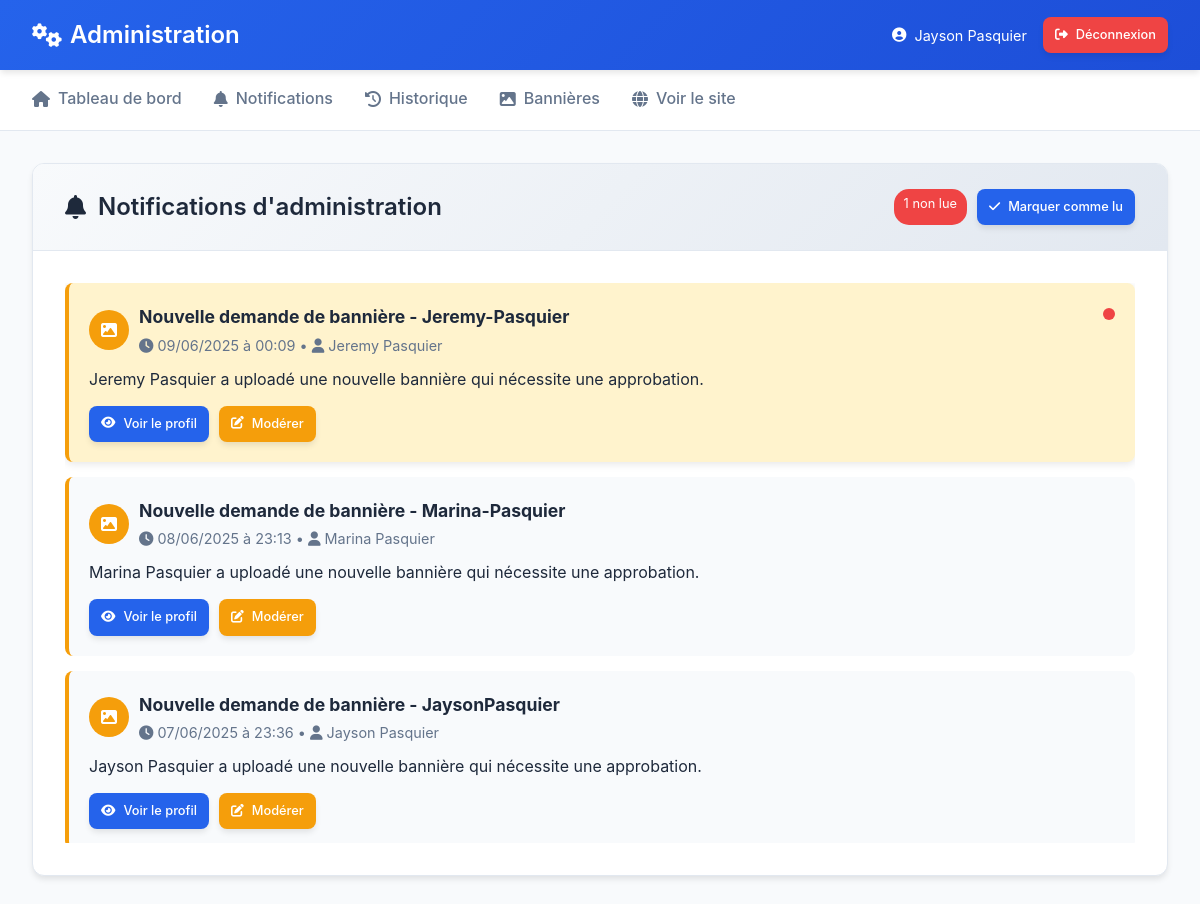
Before: /custom-admin/notifications/ (signed in) with the older database file.
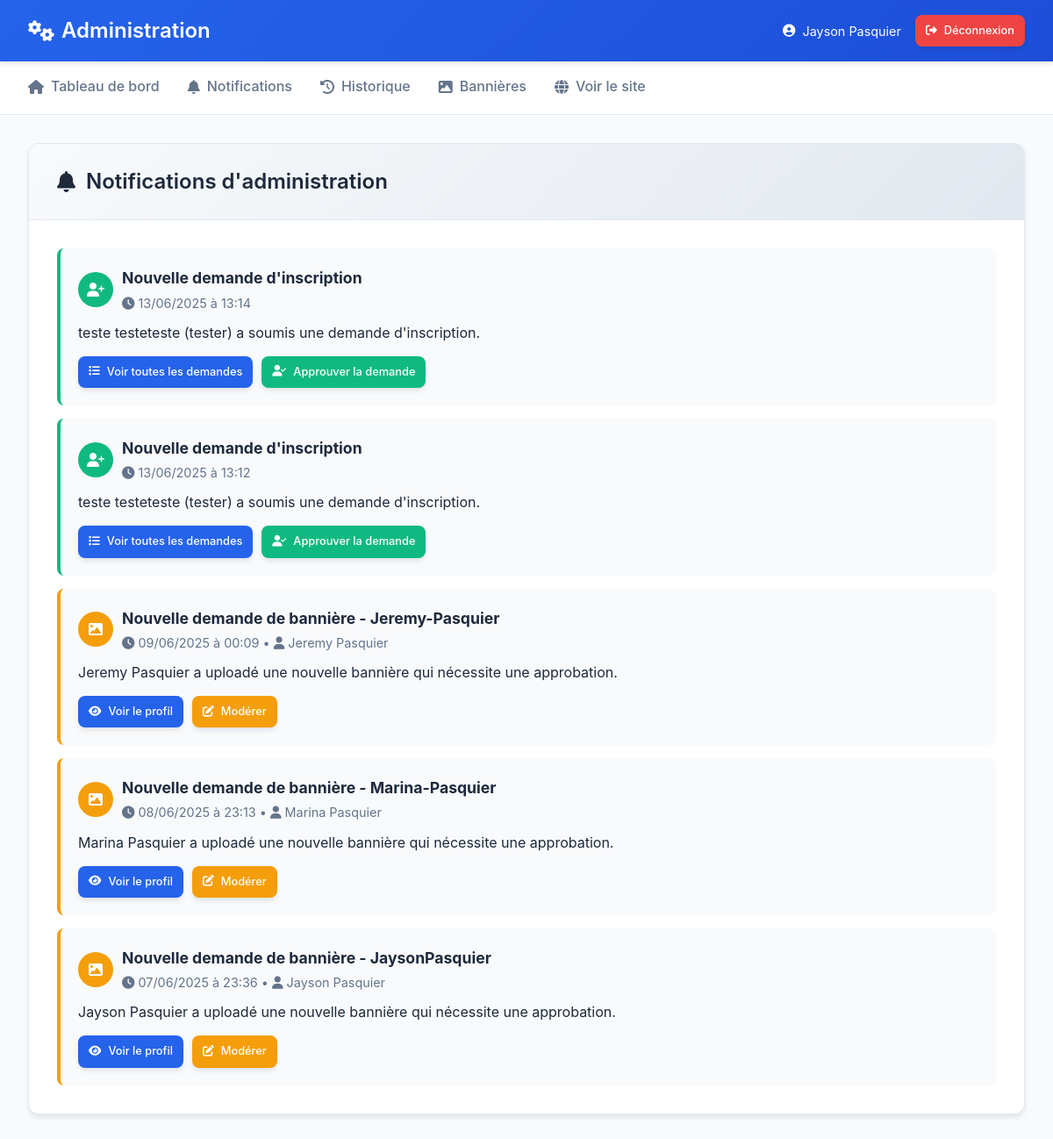
After: the same page with the newer database file.
### admin_custom/models.py (models this page shows, shortened)
class AdminNotification(models.Model):
    NOTIFICATION_TYPES = [
        ('user_action', 'Action utilisateur'),
        ('system_alert', 'Alerte système'),
        ('banner_request', 'Demande de bannière'),
        ('user_registration', 'Inscription utilisateur'),
        ('profile_change', 'Modification de profil'),
        ('content_moderation', 'Modération de contenu'),
    ]
    type = models.CharField(max_length=50, choices=NOTIFICATION_TYPES)
    title = models.CharField(max_length=200)
    message = models.TextField()
    user = models.ForeignKey(User, on_delete=models.SET_NULL, null=True, blank=True)
    content_type = models.ForeignKey(ContentType, on_delete=models.CASCADE, null=True, blank=True)
    object_id = models.CharField(max_length=255, null=True, blank=True)
    content_object = GenericForeignKey('content_type', 'object_id')
    is_read = models.BooleanField(default=False)
    created_at = models.DateTimeField(auto_now_add=True)
    class Meta:
        ordering = ['-created_at']

### admin_custom/views.py (the view)
# urls.py: path('notifications/', views.admin_notifications, name='admin_notifications'),
@user_passes_test(is_admin)
def admin_notifications(request):
    notifications = AdminNotification.objects.all().order_by('-created_at')[:50]
    if request.GET.get('mark_read'):
        AdminNotification.objects.filter(is_read=False).update(is_read=True)
        messages.success(request, 'Toutes les notifications ont été marquées comme lues.')
        return redirect('admin_notifications')
    unread_count = AdminNotification.objects.filter(is_read=False).count()
    context = {
        'notifications': notifications,
        'unread_count': unread_count,
        'title': 'Notifications'
    }
    return render(request, 'admin_custom/notifications.html', context)

### admin_custom/views.py (called while the page is built)
def is_admin(user):
    return user.is_authenticated and (user.is_staff or user.is_superuser)

### core/context_processors.py (called while the page is built)
def club_info(request):
    try:
        info = ClubInfo.objects.first()
    except:
        info = None
    return {'global_club_info': info}

### templates/admin_custom/notifications.html (shortened to what this page needs)
{% extends 'admin_custom/base.html' %}
{% block content %}
<div class="admin-card">
    <div class="admin-card-header">
        <h2>
            <i class="fas fa-bell"></i>
            Notifications d'administration
        </h2>
        <div style="display: flex; gap: 10px;">
            {% if unread_count > 0 %}
                <span style="background: var(--danger-color); color: white; padding: 5px 10px; border-radius: 15px; font-size: 0.8rem;">
                    {{ unread_count }} non lue{{ unread_count|pluralize }}
                </span>
                <a href="?mark_read=1" class="btn btn-primary btn-sm">
                    <i class="fas fa-check"></i>
                    Marquer comme lu
                </a>
            {% endif %}
        </div>
    </div>
    <div class="admin-card-body">
        {% if notifications %}
            <div class="notifications-list">
                {% for notification in notifications %}
                    <div class="notification-item {% if not notification.is_read %}unread{% endif %}"
                         style="background: {% if notification.is_read %}var(--light-bg){% else %}#fff3cd{% endif %};
                                border-left: 4px solid {% if notification.type == 'banner_request' %}var(--warning-color){% elif notification.type == 'user_registration' %}var(--success-color){% elif notification.type == 'profile_change' %}var(--primary-color){% else %}var(--secondary-color){% endif %};
                                padding: 20px;
                                margin-bottom: 15px;
                                border-radius: 8px;">
                        <div style="display: flex; justify-content: between; align-items: flex-start; gap: 15px;">
                            <div style="flex-grow: 1;">
                                <div style="display: flex; align-items: center; gap: 10px; margin-bottom: 10px;">
                                    <div style="width: 40px; height: 40px; border-radius: 50%; display: flex; align-items: center; justify-content: center;
                                                background: {% if notification.type == 'banner_request' %}var(--warning-color){% elif notification.type == 'user_registration' %}var(--success-color){% elif notification.type == 'profile_change' %}var(--primary-color){% else %}var(--secondary-color){% endif %};
                                                color: white;">
                                        {% if notification.type == 'banner_request' %}
                                            <i class="fas fa-image"></i>
                                        {% elif notification.type == 'user_registration' %}
                                            <i class="fas fa-user-plus"></i>
                                        {% elif notification.type == 'profile_change' %}
                                            <i class="fas fa-user-edit"></i>
                                        {% else %}
                                            <i class="fas fa-bell"></i>
                                        {% endif %}
                                    </div>
                                    <div>
                                        <h4 style="margin: 0; font-size: 1.1rem; color: var(--text-primary);">
                                            {{ notification.title }}
                                        </h4>
                                        <div style="font-size: 0.9rem; color: var(--text-secondary); margin-top: 2px;">
                                            <i class="fas fa-clock"></i>
                                            {{ notification.created_at|date:"d/m/Y à H:i" }}
                                            {% if notification.user %}
                                                • <i class="fas fa-user"></i> {{ notification.user.get_full_name|default:notification.user.username }}
                                            {% endif %}
                                        </div>
                                    </div>
                                </div>
                                <p style="margin: 0 0 15px; color: var(--text-primary); line-height: 1.5;">
                                    {{ notification.message }}
                                </p>
                                {% if notification.type == 'banner_request' and notification.user %}
                                    <div style="display: flex; gap: 10px; margin-top: 15px;">
                                        <a href="{% url 'user_profile' notification.user.username %}"
                                           class="btn btn-primary btn-sm">
                                            <i class="fas fa-eye"></i>
                                            Voir le profil
                                        </a>
                                        {% if notification.content_object %}
                                            <a href="{% url 'admin_model_edit' app_name='accounts' model_name='UserProfile' pk=notification.content_object.pk %}"
                                               class="btn btn-warning btn-sm">
                                                <i class="fas fa-edit"></i>
                                                Modérer
                                            </a>
                                        {% endif %}
                                    </div>
                                {% elif notification.type == 'user_registration' and notification.content_object %}
                                    <div style="display: flex; gap: 10px; margin-top: 15px;">
                                        <a href="{% url 'admin_model_list' app_name='accounts' model_name='SignupRequest' %}"
                                           class="btn btn-primary btn-sm">
                                            <i class="fas fa-list"></i>
                                            Voir toutes les demandes
                                        </a>
                                        <a href="{% url 'admin_model_edit' app_name='accounts' model_name='SignupRequest' pk=notification.content_object.pk %}"
                                           class="btn btn-success btn-sm">
                                            <i class="fas fa-user-check"></i>
                                            Approuver la demande
                                        </a>
                                    </div>
                                {% endif %}
                            </div>
                            {% if not notification.is_read %}
                                <div style="width: 12px; height: 12px; background: var(--danger-color); border-radius: 50%; flex-shrink: 0; margin-top: 5px;"></div>
                            {% endif %}
                        </div>
                    </div>
                {% endfor %}
            </div>
        {% else %}
            <div style="text-align: center; padding: 3rem; color: var(--text-secondary);">
                <i class="fas fa-bell-slash" style="font-size: 3rem; margin-bottom: 1rem; opacity: 0.5;"></i>
                <h3>Aucune notification</h3>
                <p>Toutes les notifications d'administration apparaîtront ici.</p>
            </div>
        {% endif %}
    </div>
</div>
{% endblock %}

### templates/admin_custom/base.html (shortened to what this page needs)
<!DOCTYPE html>
<html lang="fr">
<head>
    <link href="https://cdnjs.cloudflare.com/ajax/libs/font-awesome/6.4.0/css/all.min.css" rel="stylesheet">
</head>
<body>
    <header class="admin-header">
        <div class="header-container">
            <h1 class="header-title">
                <i class="fas fa-cogs"></i>
                Administration
            </h1>
            <div class="header-user">
                <div class="user-info">
                    <i class="fas fa-user-circle"></i>
                    <span>{{ user.get_full_name|default:user.username }}</span>
                </div>
                <a href="{% url 'logout' %}" class="btn btn-danger btn-sm">
                    <i class="fas fa-sign-out-alt"></i>
                    Déconnexion
                </a>
            </div>
        </div>
    </header>
    <nav class="admin-nav">
        <div class="nav-container">
            <a href="{% url 'admin_dashboard' %}" class="nav-link">
                <i class="fas fa-home"></i>
                Tableau de bord
            </a>
            <a href="{% url 'admin_notifications' %}" class="nav-link">
                <i class="fas fa-bell"></i>
                Notifications
            </a>
            <a href="{% url 'change_history' %}" class="nav-link">
                <i class="fas fa-history"></i>
                Historique
            </a>
            <a href="{% url 'banner_requests' %}" class="nav-link">
                <i class="fas fa-image"></i>
                Bannières
            </a>
            <a href="/" class="nav-link" target="_blank">
                <i class="fas fa-globe"></i>
                Voir le site
            </a>
        </div>
    </nav>
    <div class="admin-container">
        {% block content %}{% endblock %}
    </div>
</body>
</html>

### templates/admin_custom/base.html (style rules this page uses)
:root { --primary-color: #2563eb; --primary-dark: #1d4ed8; --secondary-color: #64748b; --success-color: #10b981; --warning-color: #f59e0b; --danger-color: #ef4444; --dark-bg: #0f172a; --dark-card: #1e293b; --light-bg: #f8fafc; --border-color: #e2e8f0; --text-primary: #1e293b; --text-secondary: #64748b; --shadow: 0 4px 6px -1px rgba(0, 0, 0, 0.1); --shadow-lg: 0 10px 15px -3px rgba(0, 0, 0, 0.1); }
* { margin: 0; padding: 0; box-sizing: border-box; }
body { font-family: -apple-system, BlinkMacSystemFont, 'Segoe UI', Roboto, 'Helvetica Neue', Arial, sans-serif; background: var(--light-bg); color: var(--text-primary); line-height: 1.6; }
.admin-header { background: linear-gradient(135deg, var(--primary-color), var(--primary-dark)); color: white; padding: 1rem 0; box-shadow: var(--shadow); position: sticky; top: 0; z-index: 100; }
.header-container { max-width: 1400px; margin: 0 auto; padding: 0 2rem; display: flex; justify-content: space-between; align-items: center; }
.header-title { font-size: 1.5rem; font-weight: 600; display: flex; align-items: center; gap: 0.5rem; }
.header-user { display: flex; align-items: center; gap: 1rem; }
.user-info { display: flex; align-items: center; gap: 0.5rem; font-size: 0.9rem; }
.admin-nav { background: white; border-bottom: 1px solid var(--border-color); padding: 0; }
.nav-container { max-width: 1400px; margin: 0 auto; padding: 0 2rem; display: flex; gap: 2rem; }
.nav-link { color: var(--text-secondary); text-decoration: none; padding: 1rem 0; display: flex; align-items: center; gap: 0.5rem; font-weight: 500; border-bottom: 2px solid transparent; transition: all 0.2s ease; }
.admin-container { max-width: 1400px; margin: 2rem auto; padding: 0 2rem; min-height: calc(100vh - 200px); }
.admin-card { background: white; border-radius: 12px; box-shadow: var(--shadow); margin-bottom: 2rem; overflow: hidden; border: 1px solid var(--border-color); }
.admin-card-header { padding: 1.5rem 2rem; border-bottom: 1px solid var(--border-color); display: flex; justify-content: space-between; align-items: center; background: linear-gradient(135deg, #f8fafc, #e2e8f0); }
.admin-card-header h1, .admin-card-header h2 { font-size: 1.5rem; font-weight: 600; color: var(--text-primary); display: flex; align-items: center; gap: 0.75rem; }
.admin-card-body { padding: 2rem; }
.btn { display: inline-flex; align-items: center; gap: 0.5rem; padding: 0.75rem 1.5rem; border: none; border-radius: 8px; font-weight: 500; text-decoration: none; cursor: pointer; transition: all 0.2s ease; font-size: 0.9rem; box-shadow: var(--shadow); }
.btn-primary { background: var(--primary-color); color: white; }
.btn-success { background: var(--success-color); color: white; }
.btn-warning { background: var(--warning-color); color: white; }
.btn-danger { background: var(--danger-color); color: white; }
.btn-sm { padding: 0.5rem 0.75rem; font-size: 0.8rem; }

### templates/admin_custom/notifications.html (style rules this page uses)
.notifications-list { max-height: 70vh; overflow-y: auto; }

Changed rows visible on the page:
added AdminNotification: title "Nouvelle demande d'inscription", created_at "13/06/2025 à 13:14", message "teste testeteste (tester) a soumis une demande d'inscription.", object_id "20" (drawn)
added AdminNotification: title "Nouvelle demande d'inscription", created_at "13/06/2025 à 13:12", message "teste testeteste (tester) a soumis une demande d'inscription.", object_id "19" (drawn)
changed AdminNotification "Nouvelle demande de bannière - Jeremy-Pasquier": is_read False → True (drawn)
Other visible differences:
{{ unread_count }}: "1" → (not shown)
text no longer shown: "non lue Marquer comme lu"
